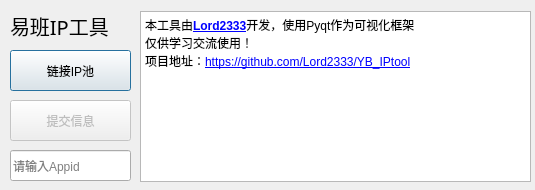
<?xml version="1.0" encoding="UTF-8"?>
<ui version="4.0">
 <class>MainWindow</class>
 <widget class="QMainWindow" name="MainWindow">
  <property name="geometry">
   <rect>
    <x>0</x>
    <y>0</y>
    <width>535</width>
    <height>190</height>
   </rect>
  </property>
  <property name="minimumSize">
   <size>
    <width>535</width>
    <height>190</height>
   </size>
  </property>
  <property name="maximumSize">
   <size>
    <width>535</width>
    <height>190</height>
   </size>
  </property>
  <property name="windowTitle">
   <string>易班IP工具</string>
  </property>
  <property name="windowIcon">
   <iconset>
    <normaloff>favicon.ico</normaloff>favicon.ico</iconset>
  </property>
  <widget class="QWidget" name="centralwidget">
   <widget class="QLabel" name="Version">
    <property name="geometry">
     <rect>
      <x>10</x>
      <y>10</y>
      <width>131</width>
      <height>31</height>
     </rect>
    </property>
    <property name="font">
     <font>
      <family>Adobe 黑体 Std R</family>
      <pointsize>15</pointsize>
     </font>
    </property>
    <property name="text">
     <string>易班IP工具</string>
    </property>
   </widget>
   <widget class="QPushButton" name="Check">
    <property name="geometry">
     <rect>
      <x>10</x>
      <y>50</y>
      <width>121</width>
      <height>41</height>
     </rect>
    </property>
    <property name="text">
     <string>链接IP池</string>
    </property>
    <property name="icon">
     <iconset>
      <normaloff>favicon.ico</normaloff>favicon.ico</iconset>
    </property>
    <property name="autoDefault">
     <bool>true</bool>
    </property>
    <property name="default">
     <bool>true</bool>
    </property>
   </widget>
   <widget class="QPushButton" name="Submit">
    <property name="enabled">
     <bool>false</bool>
    </property>
    <property name="geometry">
     <rect>
      <x>10</x>
      <y>100</y>
      <width>121</width>
      <height>41</height>
     </rect>
    </property>
    <property name="text">
     <string>提交信息</string>
    </property>
   </widget>
   <widget class="QLineEdit" name="lineEdit">
    <property name="geometry">
     <rect>
      <x>10</x>
      <y>150</y>
      <width>121</width>
      <height>31</height>
     </rect>
    </property>
    <property name="whatsThis">
     <string/>
    </property>
    <property name="inputMask">
     <string extracomment="输入Appid"/>
    </property>
    <property name="text">
     <string/>
    </property>
    <property name="placeholderText">
     <string>请输入Appid</string>
    </property>
   </widget>
   <widget class="QTextBrowser" name="textBrowser">
    <property name="geometry">
     <rect>
      <x>140</x>
      <y>11</y>
      <width>391</width>
      <height>171</height>
     </rect>
    </property>
    <property name="html">
     <string>&lt;!DOCTYPE HTML PUBLIC &quot;-//W3C//DTD HTML 4.0//EN&quot; &quot;http://www.w3.org/TR/REC-html40/strict.dtd&quot;&gt;
&lt;html&gt;&lt;head&gt;&lt;meta name=&quot;qrichtext&quot; content=&quot;1&quot; /&gt;&lt;style type=&quot;text/css&quot;&gt;
p, li { white-space: pre-wrap; }
&lt;/style&gt;&lt;/head&gt;&lt;body style=&quot; font-family:'SimSun'; font-size:9pt; font-weight:400; font-style:normal;&quot;&gt;
&lt;p style=&quot; margin-top:0px; margin-bottom:0px; margin-left:0px; margin-right:0px; -qt-block-indent:0; text-indent:0px;&quot;&gt;本工具由&lt;a href=&quot;https://github.com/Lord2333&quot;&gt;&lt;span style=&quot; font-weight:600; text-decoration: underline; color:#0000ff;&quot;&gt;Lord2333&lt;/span&gt;&lt;/a&gt;开发，使用Pyqt作为可视化框架&lt;/p&gt;
&lt;p style=&quot; margin-top:0px; margin-bottom:0px; margin-left:0px; margin-right:0px; -qt-block-indent:0; text-indent:0px;&quot;&gt;仅供学习交流使用！&lt;/p&gt;
&lt;p style=&quot; margin-top:0px; margin-bottom:0px; margin-left:0px; margin-right:0px; -qt-block-indent:0; text-indent:0px;&quot;&gt;项目地址：&lt;a href=&quot;https://github.com/Lord2333/YB_IPtool&quot;&gt;&lt;span style=&quot; text-decoration: underline; color:#0000ff;&quot;&gt;https://github.com/Lord2333/YB_IPtool&lt;/span&gt;&lt;/a&gt;&lt;/p&gt;&lt;/body&gt;&lt;/html&gt;</string>
    </property>
   </widget>
  </widget>
 </widget>
 <resources/>
 <connections/>
</ui>
